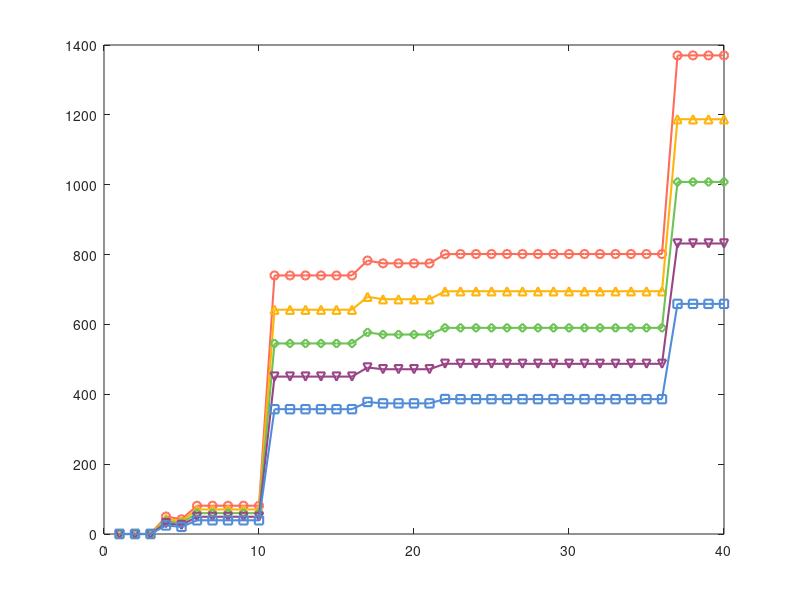

Recreate this plot in MATLAB. (Note: this script raises an error after producing the figure.)
clc
clear all
data = csvread('cUJcJ.csv');
plot(data(3, 2:41), '-o', 'MarkerSize', 6, 'Color', '#FD6D5A', 'LineWidth', 1.5);
hold on
plot(data(4, 2:41), '-^', 'MarkerSize', 6, 'Color', '#FEB40B',  'LineWidth', 1.5);
hold on
plot(data(5, 2:41), '-d', 'MarkerSize', 6, 'Color', '#6DC354',  'LineWidth', 1.5);
hold on
plot(data(6, 2:41), '-v', 'MarkerSize', 6, 'Color', '#994487',  'LineWidth', 1.5);
hold on
plot(data(7, 2:41), '-s', 'MarkerSize', 6, 'Color', '#518CD8',  'LineWidth', 1.5);
hold on
plot(data(8, 2:41), '-P', 'MarkerSize', 6, 'Color', '#443295',  'LineWidth', 1.5);
hold on
%plot(data(:, 4), '-^', 'MarkerSize', 12, 'Color',[0.18039 0.5451 0.34118], 'LineWidth', 3.2)
%hold on
%plot(data(:, 5), '-*', 'MarkerSize', 12, 'Color',[0.8549 0.64706 0.12549], 'LineWidth', 3.2)
%hold on

g=legend('$\eta_j=5$', '$\eta_j=7$', '$\eta_j=9$', '$\eta_j=11$', '$\eta_j=13$','$\eta_j=15$');
h = xlabel('Time Slots (0.5s)','FontSize',16); ylabel('Cumulative Utility of JAs','FontSize',16);
%xlabel('Block interval T^I (s)','FontSize',15); ylabel('Total reward','FontSize',15);
k=set(gca,'xtick',0:5:40,'XTickLabel',{'0','25','50','75','100','125','150','175','200'});
set(g,'Interpreter','latex','FontSize',16,'FontWeight','normal')
set(h,'FontSize',16,'FontWeight','normal')
